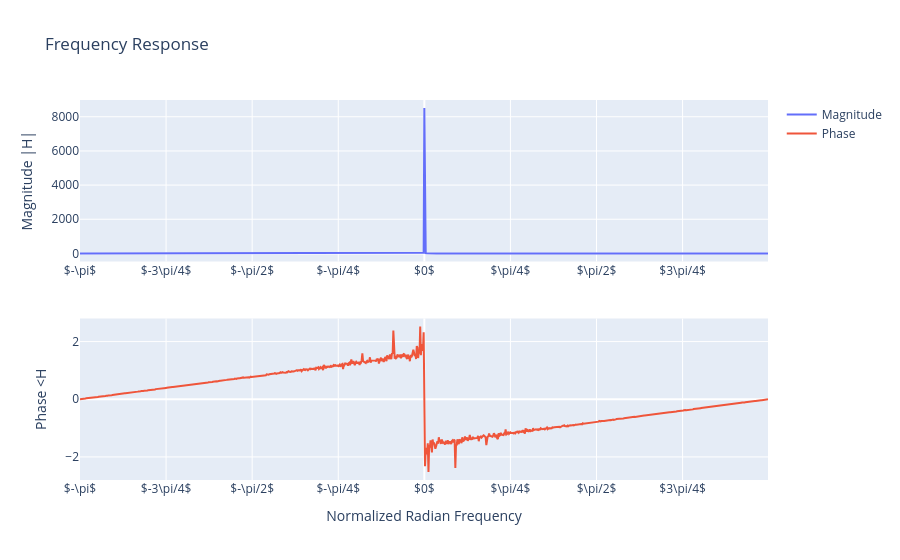

Write notebook code for a chart like this one.
### Code cell
_, H2 = signal.freqz(env, 1, w)
plot_frequency_response(w, H2)

### Figure 1 — Plotly figure (JSON) as saved in the notebook; plotly's stock layout.template omitted (floating-point values rounded to 4 significant figures; data arrays with more than 128 entries replaced by an {"elided": "..."} marker saying what was removed)
{"data": [{"name": "Magnitude", "type": "scatter", "x": {"elided": "1000 float values"}, "xaxis": "x", "y": {"elided": "1000 float values"}, "yaxis": "y"}, {"name": "Phase", "type": "scatter", "x": {"elided": "1000 float values"}, "xaxis": "x2", "y": {"elided": "1000 float values"}, "yaxis": "y2"}], "layout": {"title": {"text": "Frequency Response"}, "xaxis": {"anchor": "y", "domain": [0, 1], "tickmode": "array", "ticktext": ["$-\\pi$", "$-3\\pi/4$", "$-\\pi/2$", "$-\\pi/4$", "$0$", "$\\pi/4$", "$\\pi/2$", "$3\\pi/4$", "$\\pi$"], "tickvals": [-3.142, -2.356, -1.571, -0.7854, 0, 0.7854, 1.571, 2.356, 3.142]}, "xaxis2": {"anchor": "y2", "domain": [0, 1], "tickmode": "array", "ticktext": ["$-\\pi$", "$-3\\pi/4$", "$-\\pi/2$", "$-\\pi/4$", "$0$", "$\\pi/4$", "$\\pi/2$", "$3\\pi/4$", "$\\pi$"], "tickvals": [-3.142, -2.356, -1.571, -0.7854, 0, 0.7854, 1.571, 2.356, 3.142], "title": {"text": "Normalized Radian Frequency"}}, "yaxis": {"anchor": "x", "domain": [0.575, 1], "title": {"text": "Magnitude |H|"}}, "yaxis2": {"anchor": "x2", "domain": [0, 0.425], "title": {"text": "Phase <H"}}}}
